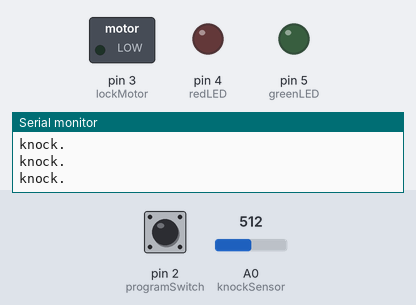
Recording of a sketch running on a simulated Arduino Uno, built with avr-gcc and run on an emulated ATmega328P. On the bench: switched loads named in the sketch (green lamp = pin HIGH), output pins drawn as LEDs (lit = HIGH), the last lines printed to the serial monitor. Dashed ring = blinking. The test bench sets the inputs (shaded band); at power-on: A0 (knockSensor) = 512, pin 2 (programSwitch) LOW.

Above: at 1.2 s.
1.3 s: A0 (knockSensor) set to 6
At 3.2 s:
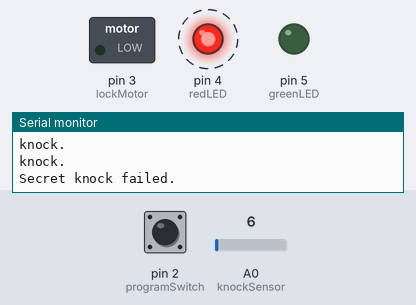
5.2 s: A0 (knockSensor) set to 3
At 8.9 s:
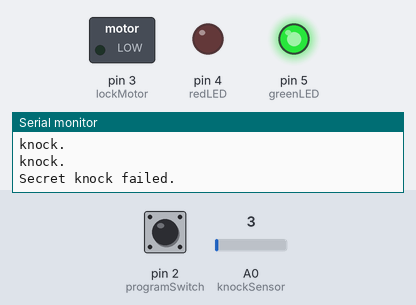
9.2 s: pin 2 (programSwitch) pulled HIGH for 0.2 s
At 9.3 s:
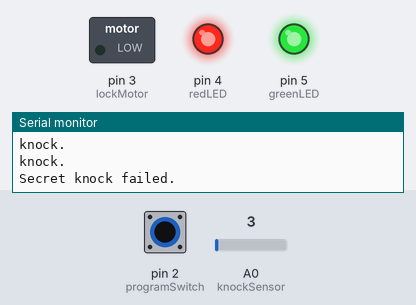
Timing chart, 0 to 12.2 s (numbered marks = the images above; inputs shaded):
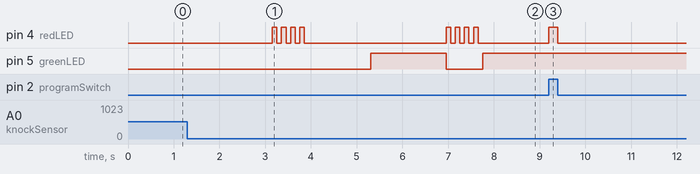

The sketch:

ARD_toc_toc_secreto.ino
```cpp
// Definicion de pines
const int knockSensor = 0;         // Sensor piezoelectrico en pin A0.
const int programSwitch = 2;       // Interruptor en pin D2 para programar codigo.
const int lockMotor = 3;           // Pin D3 para puerta(rele).
const int redLED = 4;              // LED rojo en pin D4.
const int greenLED = 5;            // LED verde en pin D5.

// Ajustando constantes.
const int threshold = 5;           // Umbral, señal minima desde el piezo para registrar un knock.
const int rejectValue = 25;        // Si un Knock individual esta fuera de este porcentaje de un knock, la puerta no se abre.
const int averageRejectValue = 25; // Si la media temporal de los knock esta fuera de este porcentaje, no se abre.
const int knockFadeTime = 150;     // Milisegundos de un knock antes de escuchar por otro.(Debounce).
const int lockTurnTime = 1800;     // Milisegundos que permanece activado el rele(puerta).

const int maximumKnocks = 20;       // Maximo numero de knocks.
const int knockComplete = 1800;     // Mayor tiempo de espera por un knock antes de asumir que se completo el codigo.


// Variables.
int secretCode[maximumKnocks] = {100, 50, 100, 50, 50, 0, 0, 0, 0, 0, 0, 0, 0, 0, 0, 0, 0, 0, 0, 0};  // Codigo inicial...(1...1,2...1,2,3).
int knockReadings[maximumKnocks];   // Cuando alguien toca, este array se rellena de los delay entre knocks.
int knockSensorValue = 0;           // Ultima lectura del piezo.
int programButtonPressed = false;   // Para recordar la programacion realizada a traves del interruptor al final del ciclo.


void setup() {                      // Configuracion.
  pinMode(lockMotor, OUTPUT);       // Salida, rele (cerradura).
  pinMode(redLED, OUTPUT);          // Salida, LED rojo.
  pinMode(greenLED, OUTPUT);        // Salida, LED verde.
  pinMode(programSwitch, INPUT);    // Entrada, pulsador de programacion.
  // Los pines analogicos, como el pin del piezoelectrico, son automaticamente entradas.

  Serial.begin(9600);               // Empieza comunicacion serial, para debug.
  Serial.println("Program start."); // Imprime en el monitor serial:

  digitalWrite(greenLED, HIGH);     // LED verde encendido, el aparato va.
}

void loop() {

  knockSensorValue = analogRead(knockSensor);  // Escucha por cualquier knock.

  if (digitalRead(programSwitch)==HIGH){       // ¿Esta apretado el boton de programacion?.
    programButtonPressed = true;               // Si, se guarda el nuevo codigo.
    digitalWrite(redLED, HIGH);                // y se enciende tambien el LED rojo para saber que se esta programando.
  }
  else {                                       // De otra manera...
    programButtonPressed = false;              // No, no esta apretado..
    digitalWrite(redLED, LOW);                 // asi que el LED rojo permanace apagado.
  }

  if (knockSensorValue >=threshold){           // Si el valor esta por encima del umbral..
    listenToSecretKnock();                     // comprueba el codigo.
  }
}


void listenToSecretKnock(){                    // Funcion para codigo.Graba el tiempo entre knocks para saber si es correcto el codigo..
  Serial.println("knock starting");            // Imprime en el monitor serial:

  int i = 0;                                   // Definicion de entero para bucle.

  for (i=0;i<maximumKnocks;i++){               // Primero resetea el array de escuchas.
    knockReadings[i]=0;                        // Todas a cero.
  }

  int currentKnockNumber=0;                    // Incremento para el array.
  int startTime=millis();           	       // Referencia para cuando empiecen los knock.
  int now=millis();

  digitalWrite(greenLED, LOW);      	       // El LED verde parpadea a la vez que se toca(blink-Knock).
  if (programButtonPressed==true){             // Si se esta programando...
     digitalWrite(redLED, LOW);                // tambien el rojo parpadea.
  }
  delay(knockFadeTime);                        // Espera este tiempo antes de escuchar al siguiente.
  digitalWrite(greenLED, HIGH);                // Enciende el LED verde.
  if (programButtonPressed==true){             // Si se esta programando...
     digitalWrite(redLED, HIGH);               // tambien el rojo.
  }


  do {     // HAZ.....MIENTRAS...(do-while)...El while va despues.
  //Escucha al siguiente knock o espera hasta el final del tiempo de codigo.
    knockSensorValue = analogRead(knockSensor);          // Valor del piezo, se lee el pin A0.
    if (knockSensorValue >=threshold){                   // Si el valor sobrepasa el umbral, registra otro knock...
      Serial.println("knock.");                          // Imprime en el monitor serial: "knock."
      now=millis();                                      // Graba el tiempo de delay.
      knockReadings[currentKnockNumber] = now-startTime;
      currentKnockNumber ++;                             // Incrementa el contador.
      startTime=now;
      // Resetea el contador de tiempo para el siguiente knock.
      digitalWrite(greenLED, LOW);                       // Apaga el LED verde..
      if (programButtonPressed==true){
        digitalWrite(redLED, LOW);                       // y el rojo tambien si se esta programando.
      }
      delay(knockFadeTime);                              // Otra vez. Se pone un delay para permitir el decaimiento del knock.
      digitalWrite(greenLED, HIGH);
      if (programButtonPressed==true){
        digitalWrite(redLED, HIGH);
      }
    }

    now=millis();

    //¿Se ha pasado el tiempo o se han pasado de knocks?
  } while ((now-startTime < knockComplete) && (currentKnockNumber < maximumKnocks));

  //Se tiene el nuevo codigo guardado, se ve si es valido.
  if (programButtonPressed==false){             // Solo si no se esta programando...
    if (validateKnock() == true){
      triggerDoorUnlock();
    } else {
      Serial.println("Secret knock failed.");
      digitalWrite(greenLED, LOW);  		// No se ha abierto. El LED rojo parpadea como feedback.
      for (i=0;i<4;i++){
        digitalWrite(redLED, HIGH);
        delay(100);
        digitalWrite(redLED, LOW);
        delay(100);
      }
      digitalWrite(greenLED, HIGH);
    }
  } else { // Si se esta programando, se valida la cerradura, pero sin hacer nada con ella.
    validateKnock();
    // Parpadeo alternativo verde-rojo muestra programacion completa.
    Serial.println("New lock stored.");
    digitalWrite(redLED, LOW);
    digitalWrite(greenLED, HIGH);
    for (i=0;i<3;i++){
      delay(100);
      digitalWrite(redLED, HIGH);
      digitalWrite(greenLED, LOW);
      delay(100);
      digitalWrite(redLED, LOW);
      digitalWrite(greenLED, HIGH);
    }
  }
}


// Funcion para abrir la puerta.
void triggerDoorUnlock(){
  Serial.println("Door unlocked!");
  int i=0;


  digitalWrite(lockMotor, HIGH);           // Enciende el rele.(Abre la cerradura).

  for (i=0; i < 5; i++){                   //Parpadeo de LED verde como confirmacion apertura.
      digitalWrite(greenLED, LOW);
      delay(100);
      digitalWrite(greenLED, HIGH);
      delay(100);
  }
  delay (lockTurnTime);                    // Espera el tiempo de apertura.

  digitalWrite(lockMotor, LOW);            // Apaga el rele.(Cierra la cerradura).
}


// La siguiente funcion comprueba si se acierta el codigo de knocks.
// Devuelve true si esta bien, y false si esta mal.
boolean validateKnock(){
  int i=0;

  // Se comprueba si se han dado el numero correcto de knocks.
  int currentKnockCount = 0;
  int secretKnockCount = 0;
  int maxKnockInterval = 0;          			// Esto se usa para normalizar el tiempo.

  for (i=0;i<maximumKnocks;i++){
    if (knockReadings[i] > 0){
      currentKnockCount++;
    }
    if (secretCode[i] > 0){
      secretKnockCount++;
    }

    if (knockReadings[i] > maxKnockInterval){ 	// Se recogen los datos normalizados mientras se esta en el loop.
      maxKnockInterval = knockReadings[i];
    }
  }

  // Si se esta programando un nuevo codigo, se guarda aqui.
  if (programButtonPressed==true){
      for (i=0;i<maximumKnocks;i++){ // Normaliza los tiempos.
        secretCode[i]= map(knockReadings[i],0, maxKnockInterval, 0, 100);
      }
      // Y repite el patron guardado con parpadeos de los LEDs.
      digitalWrite(greenLED, LOW);
      digitalWrite(redLED, LOW);
      delay(1000);
      digitalWrite(greenLED, HIGH);
      digitalWrite(redLED, HIGH);
      delay(50);
      for (i = 0; i < maximumKnocks ; i++){
        digitalWrite(greenLED, LOW);
        digitalWrite(redLED, LOW);
        // Solo se enciende si hay un delay.
        if (secretCode[i] > 0){
          delay( map(secretCode[i],0, 100, 0, maxKnockInterval)); //Expande hacia atras el tiempo a lo que era.Aprox, para que coincida.
          digitalWrite(greenLED, HIGH);
          digitalWrite(redLED, HIGH);
        }
        delay(50);
      }
	  return false; 	// No se abre la cerradura cuando se programa un nuevo codigo.
  }

  if (currentKnockCount != secretKnockCount){
    return false;
  }


  /*  Ahora se comparan los intervalos relativos de los knocks, no el tiempo absoluto entre ellos.
      Es decir, si se hace el patron mas rapido o mas lento se reconocera igualmente y se abrira la puerta.
  */
  int totaltimeDifferences=0;
  int timeDiff=0;
  for (i=0;i<maximumKnocks;i++){ // Normaliza los tiempos.
    knockReadings[i]= map(knockReadings[i],0, maxKnockInterval, 0, 100);
    timeDiff = abs(knockReadings[i]-secretCode[i]);
    if (timeDiff > rejectValue){ // Valor individual muy lejos, en el tiempo, y se rechaza.
      return false;
    }
    totaltimeDifferences += timeDiff;
  }
  // Tambien puede fallar si todo es muy impreciso.
  if (totaltimeDifferences/secretKnockCount>averageRejectValue){
    return false;
  }

  return true;

}
```

Measured:
- the behaviour switches between 5 and 4 on A0 (knockSensor) (found by bisection; images 1 and 2)
- after the input at 5.2 s, pin 5 (greenLED): LOW → HIGH after 0.11 s, → LOW 1.6 s later, → HIGH 0.80 s later
- after the input at 9.2 s, pin 4 (redLED): LOW → HIGH at once, → LOW 0.20 s later
- by itself, pin 4 (redLED): alternates HIGH for 0.10 s and LOW for 0.10 s, 8 changes in all, then stays LOW
